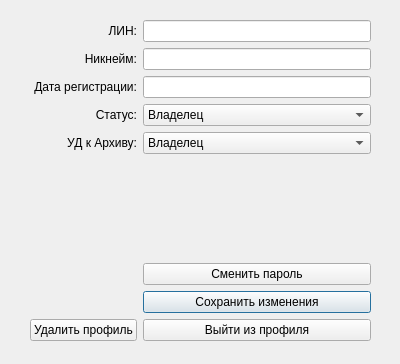
<?xml version="1.0" encoding="UTF-8"?>
<ui version="4.0">
 <class>Profile</class>
 <widget class="QDialog" name="Profile">
  <property name="geometry">
   <rect>
    <x>0</x>
    <y>0</y>
    <width>400</width>
    <height>364</height>
   </rect>
  </property>
  <property name="windowTitle">
   <string>Dialog</string>
  </property>
  <widget class="QWidget" name="gridLayoutWidget">
   <property name="geometry">
    <rect>
     <x>30</x>
     <y>20</y>
     <width>341</width>
     <height>321</height>
    </rect>
   </property>
   <layout class="QGridLayout" name="gridLayout" columnstretch="0,0">
    <property name="sizeConstraint">
     <enum>QLayout::SetDefaultConstraint</enum>
    </property>
    <property name="leftMargin">
     <number>0</number>
    </property>
    <property name="horizontalSpacing">
     <number>6</number>
    </property>
    <item row="4" column="0">
     <widget class="QLabel" name="accessLevel_label">
      <property name="text">
       <string>УД к Архиву:</string>
      </property>
      <property name="alignment">
       <set>Qt::AlignRight|Qt::AlignTrailing|Qt::AlignVCenter</set>
      </property>
     </widget>
    </item>
    <item row="1" column="0">
     <widget class="QLabel" name="label_2">
      <property name="text">
       <string>Никнейм:</string>
      </property>
      <property name="alignment">
       <set>Qt::AlignRight|Qt::AlignTrailing|Qt::AlignVCenter</set>
      </property>
     </widget>
    </item>
    <item row="7" column="1">
     <widget class="QPushButton" name="saveChange_pushButton">
      <property name="text">
       <string>Сохранить изменения</string>
      </property>
     </widget>
    </item>
    <item row="0" column="1">
     <widget class="QLineEdit" name="lin_lineEdit"/>
    </item>
    <item row="1" column="1">
     <widget class="QLineEdit" name="nickname_lineEdit"/>
    </item>
    <item row="0" column="0">
     <widget class="QLabel" name="label">
      <property name="text">
       <string>ЛИН:</string>
      </property>
      <property name="alignment">
       <set>Qt::AlignRight|Qt::AlignTrailing|Qt::AlignVCenter</set>
      </property>
     </widget>
    </item>
    <item row="2" column="1">
     <widget class="QLineEdit" name="date_lineEdit"/>
    </item>
    <item row="8" column="1">
     <widget class="QPushButton" name="exitProfile_pushButton">
      <property name="text">
       <string>Выйти из профиля</string>
      </property>
     </widget>
    </item>
    <item row="8" column="0">
     <widget class="QPushButton" name="deleteAccount_pushButton">
      <property name="text">
       <string>Удалить профиль</string>
      </property>
     </widget>
    </item>
    <item row="6" column="1">
     <widget class="QPushButton" name="changePassword_pushButton">
      <property name="enabled">
       <bool>true</bool>
      </property>
      <property name="text">
       <string>Сменить пароль</string>
      </property>
     </widget>
    </item>
    <item row="3" column="0">
     <widget class="QLabel" name="label_4">
      <property name="text">
       <string>Статус:</string>
      </property>
      <property name="alignment">
       <set>Qt::AlignRight|Qt::AlignTrailing|Qt::AlignVCenter</set>
      </property>
     </widget>
    </item>
    <item row="2" column="0">
     <widget class="QLabel" name="label_3">
      <property name="text">
       <string>Дата регистрации:</string>
      </property>
      <property name="alignment">
       <set>Qt::AlignRight|Qt::AlignTrailing|Qt::AlignVCenter</set>
      </property>
     </widget>
    </item>
    <item row="3" column="1">
     <widget class="QComboBox" name="status_comboBox">
      <item>
       <property name="text">
        <string>Владелец</string>
       </property>
      </item>
      <item>
       <property name="text">
        <string>Директор</string>
       </property>
      </item>
      <item>
       <property name="text">
        <string>Сотрудник</string>
       </property>
      </item>
      <item>
       <property name="text">
        <string>Стажёр</string>
       </property>
      </item>
     </widget>
    </item>
    <item row="4" column="1">
     <widget class="QComboBox" name="accessLevel_comboBox">
      <item>
       <property name="text">
        <string>Владелец</string>
       </property>
      </item>
      <item>
       <property name="text">
        <string>Администратор</string>
       </property>
      </item>
      <item>
       <property name="text">
        <string>Модератор</string>
       </property>
      </item>
      <item>
       <property name="text">
        <string>Пользователь</string>
       </property>
      </item>
     </widget>
    </item>
    <item row="5" column="1">
     <spacer name="verticalSpacer">
      <property name="orientation">
       <enum>Qt::Vertical</enum>
      </property>
      <property name="sizeHint" stdset="0">
       <size>
        <width>20</width>
        <height>40</height>
       </size>
      </property>
     </spacer>
    </item>
   </layout>
  </widget>
 </widget>
 <resources/>
 <connections/>
</ui>
